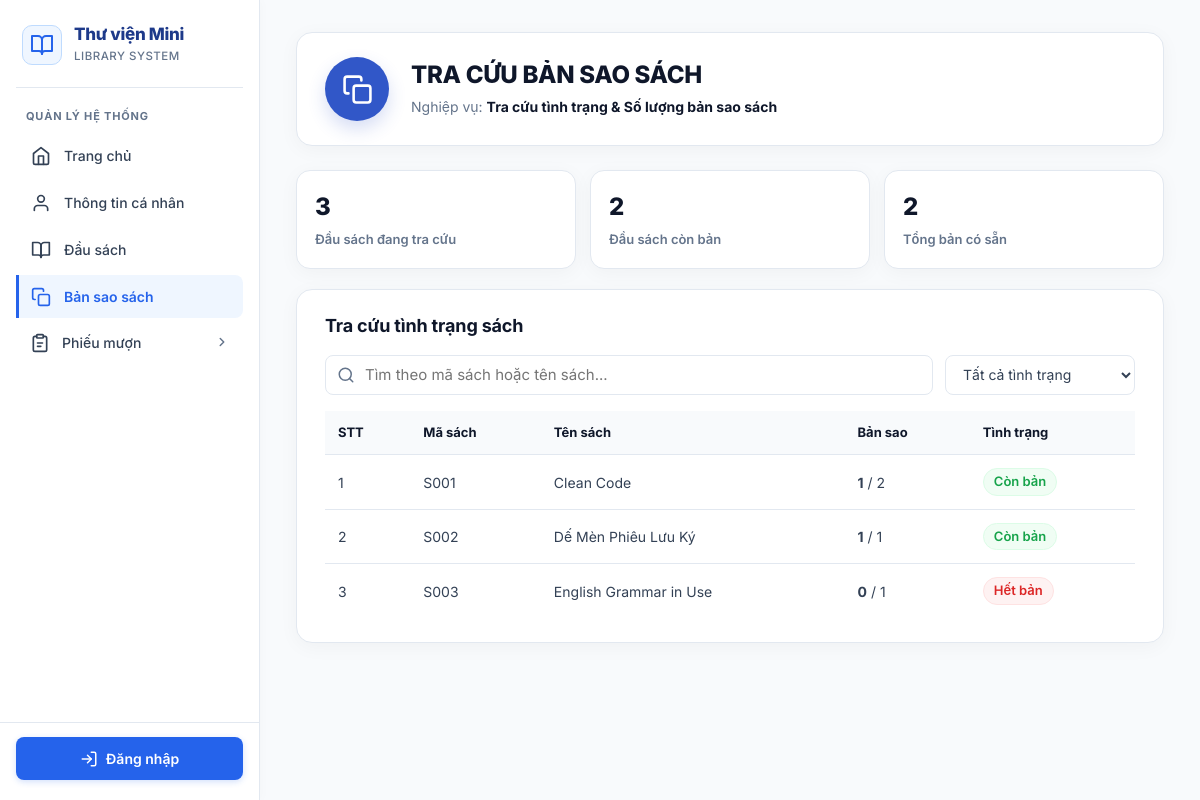
The app's page /index.php?controller=bansao with its own data.
### tables this page shows
CREATE TABLE books (
    id INT AUTO_INCREMENT PRIMARY KEY,

    ma_sach VARCHAR(50) NOT NULL UNIQUE,

    ten_sach VARCHAR(255) NOT NULL,

    ma_tac_gia VARCHAR(50) NOT NULL,

    tac_gia VARCHAR(150) NOT NULL,

    category_id INT NOT NULL,

    nha_xuat_ban VARCHAR(150) NULL,

    nam_xuat_ban INT NULL,

    isbn VARCHAR(20) NOT NULL UNIQUE,

    gia_sach DECIMAL(12,2) NOT NULL DEFAULT 0,

    mo_ta VARCHAR(500) NULL,

    CONSTRAINT FK_Books_Categories
        FOREIGN KEY (category_id)
        REFERENCES Categories(category_id),

    CONSTRAINT CK_Books_GiaSach
        CHECK (gia_sach >= 0),

    CONSTRAINT CK_Books_NamXuatBan
        CHECK (
            nam_xuat_ban IS NULL
            OR nam_xuat_ban BETWEEN 1000 AND 2100
        )
);

### src/Controller/BookCopyController.php (called while the page is built, shortened)
<?php
require_once __DIR__ . '/../Model/BookCopyModel.php';
class BookCopyController extends BaseController
{
    private $bookCopyModel;
    public function __construct()
    {
        $this->bookCopyModel = new BookCopyModel();
    }
    public function index()
    {
        $vaiTroHienTai = $_SESSION["user"]["vai_tro"] ?? "";
        $duocQuanLyBanSao = in_array($vaiTroHienTai, ["Thủ thư", "Quản trị viên"], true);
        $laQuanTriVien = ($vaiTroHienTai === "Quản trị viên");
        $laDocGia = ($vaiTroHienTai === "Độc giả");
        $bookId = "";
        $maBanSao = "";
        $viTri = "";
        $trangThai = "Có sẵn";
        $editId = "";
        $loiBookId = "";
        $loiMaBanSao = "";
        $loiViTri = "";
        $loiTrangThai = "";
        $thongBao = "";
        $thongBaoLoi = "";
        $danhSachDauSach = $this->bookCopyModel->layDanhSachDauSach();
        $danhSachBanSao = $this->bookCopyModel->layDanhSachBanSao();
        $danhSachBanSaoDaXoa = $laQuanTriVien
            ? $this->bookCopyModel->layDanhSachBanSaoDaXoa()
            : [];
        $danhSachTraCuu = $this->bookCopyModel->layTinhTrangDauSach();
        $thongKeBanSao = $laQuanTriVien
            ? $this->bookCopyModel->thongKeBanSao()
            : [];
        $this->renderView("bansao/index.php", [
            'bookId' => $bookId,
            'maBanSao' => $maBanSao,
            'viTri' => $viTri,
            'trangThai' => $trangThai,
            'editId' => $editId,
            'loiBookId' => $loiBookId,
            'loiMaBanSao' => $loiMaBanSao,
            'loiViTri' => $loiViTri,
            'loiTrangThai' => $loiTrangThai,
            'thongBao' => $thongBao,
            'thongBaoLoi' => $thongBaoLoi,
            'danhSachDauSach' => $danhSachDauSach,
            'danhSachBanSao' => $danhSachBanSao,
            'danhSachBanSaoDaXoa' => $danhSachBanSaoDaXoa,
            'danhSachTraCuu' => $danhSachTraCuu,
            'thongKeBanSao' => $thongKeBanSao,
            'vaiTroHienTai' => $vaiTroHienTai,
            'duocQuanLyBanSao' => $duocQuanLyBanSao,
            'laQuanTriVien' => $laQuanTriVien,
            'laDocGia' => $laDocGia,
            'activePage' => 'bansao'
        ]);
    }
}

### database/config/database.php (called while the page is built, shortened)
<?php
function getDB()
{
    $host = '127.0.0.1';
    $dbname = 'qly_thuvienmini';
    $username = 'root';
    $password = '';
    try {
        $pdo = new PDO(
            "mysql:host=$host;dbname=$dbname;charset=utf8mb4",
            $username,
            $password
        );
        $pdo->setAttribute(
            PDO::ATTR_ERRMODE,
            PDO::ERRMODE_EXCEPTION
        );
        static $passUpdated = false;
        if (!$passUpdated) {
            try {
                $pdo->exec("CREATE TABLE IF NOT EXISTS password_reset_requests (
                    id INT AUTO_INCREMENT PRIMARY KEY,
                    ma_nguoi_dung VARCHAR(20) NOT NULL,
                    ho_ten VARCHAR(100) NOT NULL,
                    email VARCHAR(255) NOT NULL,
                    mat_khau_moi VARCHAR(255) NOT NULL,
                    trang_thai VARCHAR(20) NOT NULL DEFAULT 'Chờ duyệt',
                    created_at DATETIME NOT NULL DEFAULT CURRENT_TIMESTAMP
                ) ENGINE=InnoDB DEFAULT CHARSET=utf8mb4 COLLATE=utf8mb4_unicode_ci");
                $stmt = $pdo->query("SELECT id, mat_khau FROM users");
                $users = $stmt->fetchAll(PDO::FETCH_ASSOC);
            } catch (Exception $e) {
            }
        }
        return $pdo;
    } catch (PDOException $e) {
        die("Kết nối CSDL thất bại: " . $e->getMessage());
    }
}

### src/Model/BookCopyModel.php (called while the page is built, shortened)
<?php
require_once __DIR__ . '/../../database/config/database.php';
class BookCopyModel
{
    private $pdo;
    public function __construct()
    {
        $this->pdo = getDB();
    }
    public function layTinhTrangDauSach()
    {
        try {
            $stmt = $this->pdo->query("
                SELECT
                    b.id AS book_id,
                    b.ma_sach,
                    b.ten_sach,
                    COUNT(bc.id) AS tong_ban,
                    SUM(CASE WHEN bc.trang_thai = 'Có sẵn' THEN 1 ELSE 0 END) AS so_ban_con,
                    SUM(CASE WHEN bc.trang_thai = 'Đang mượn' THEN 1 ELSE 0 END) AS so_ban_dang_muon,
                    SUM(CASE WHEN bc.trang_thai = 'Chưa có sẵn' THEN 1 ELSE 0 END) AS so_ban_chua_co_san
                FROM books b
                LEFT JOIN book_copies bc
                    ON bc.book_id = b.id
                    AND bc.deleted_at IS NULL
                GROUP BY b.id, b.ma_sach, b.ten_sach
                ORDER BY b.ten_sach ASC
            ");
            return $stmt->fetchAll(PDO::FETCH_ASSOC);
        } catch (PDOException $e) {
            return [];
        }
    }
}

### views/bansao/index.php (the view, shortened to what this page needs)
<!DOCTYPE html>
<html lang="vi">
<head>
    <link rel="stylesheet" href="assets/css/design-system.css">
</head>
<body>
<?php
$vaiTroHienTai = $vaiTroHienTai ?? "";
$duocQuanLyBanSao = $duocQuanLyBanSao ?? false;
$laQuanTriVien = $laQuanTriVien ?? false;
$danhSachTraCuu = $danhSachTraCuu ?? [];
$isReaderView = !$duocQuanLyBanSao;
if ($laQuanTriVien) {
    $pageTitle = "KIỂM SOÁT BẢN SAO SÁCH";
    $pageSubtitle = "Kiểm soát thông tin & Trạng thái bản sao sách";
} elseif ($vaiTroHienTai === "Thủ thư") {
    $pageTitle = "QUẢN LÝ BẢN SAO SÁCH";
    $pageSubtitle = "Quản lý thông tin & Trạng thái bản sao sách";
} else {
    $pageTitle = "TRA CỨU BẢN SAO SÁCH";
    $pageSubtitle = "Tra cứu tình trạng & Số lượng bản sao sách";
}
?>
<div class="layout">
    <?php
    require_once __DIR__ . '/../../layout/sidebar.php';
    ?>
<main class="copy-main">
        <section class="module-hero">
            <div class="module-hero-icon" aria-hidden="true">
                <svg viewBox="0 0 24 24" fill="none" stroke="currentColor" stroke-width="2"
                     stroke-linecap="round" stroke-linejoin="round">
                    <rect x="9" y="9" width="13" height="13" rx="2" ry="2"></rect>
                    <path d="M5 15H4a2 2 0 0 1-2-2V4a2 2 0 0 1 2-2h9a2 2 0 0 1 2 2v1"></path>
                </svg>
            </div>
            <div class="module-hero-content">
                <h1 class="module-hero-title"><?= htmlspecialchars($pageTitle); ?></h1>
                <p class="module-hero-subtitle">
                    Nghiệp vụ: <strong><?= htmlspecialchars($pageSubtitle); ?></strong>
                </p>
            </div>
        </section>
        <?php if ($isReaderView): ?>
            <?php
            $tongDauSach = count($danhSachTraCuu);
            $dauSachCon = 0;
            $tongBanCon = 0;
            foreach ($danhSachTraCuu as $itemTraCuu) {
                $soCon = (int)($itemTraCuu['so_ban_con'] ?? 0);
                if ($soCon > 0) {
                    $dauSachCon++;
                }
                $tongBanCon += $soCon;
            }
            ?>
            <div class="reader-summary">
                <div class="summary-card">
                    <div class="summary-number"><?= $tongDauSach; ?></div>
                    <div class="summary-label">Đầu sách đang tra cứu</div>
                </div>
                <div class="summary-card">
                    <div class="summary-number"><?= $dauSachCon; ?></div>
                    <div class="summary-label">Đầu sách còn bản</div>
                </div>
                <div class="summary-card">
                    <div class="summary-number"><?= $tongBanCon; ?></div>
                    <div class="summary-label">Tổng bản có sẵn</div>
                </div>
            </div>
            <section class="panel">
                <div class="panel-head">
                    <div>
                        <h2>Tra cứu tình trạng sách</h2>
                    </div>
                </div>
                <div class="toolbar">
                    <div class="search-wrap">
                        <input id="readerSearch" class="filter-input" type="text" placeholder="Tìm theo mã sách hoặc tên sách...">
                    </div>
                    <select id="readerStatus" class="filter-select">
                        <option value="all">Tất cả tình trạng</option>
                    </select>
                </div>
                <div class="table-wrap">
                    <table class="data-table" id="readerTable">
                        <thead>
                            <tr>
                                <th>STT</th>
                                <th>Mã sách</th>
                                <th>Tên sách</th>
                                <th>Bản sao</th>
                                <th>Tình trạng</th>
                            </tr>
                        </thead>
                        <tbody>
                        <?php if (empty($danhSachTraCuu)): ?>
                            <tr class="no-filter-row">
                                <td colspan="5"><div class="empty-state">Chưa có dữ liệu đầu sách.</div></td>
                            </tr>
                        <?php else: ?>
                            <?php $stt = 1; foreach ($danhSachTraCuu as $sach): ?>
                                <?php
                                $soBanCon = (int)($sach['so_ban_con'] ?? 0);
                                $tongBan = (int)($sach['tong_ban'] ?? 0);
                                $readerState = $soBanCon > 0 ? 'available' : 'none';
                                $searchText = strtolower(($sach['ma_sach'] ?? '') . ' ' . ($sach['ten_sach'] ?? ''));
                                ?>
                                <tr class="filter-row" data-search="<?= htmlspecialchars($searchText, ENT_QUOTES, 'UTF-8'); ?>" data-status="<?= $readerState; ?>">
                                    <td data-label="STT"><?= $stt++; ?></td>
                                    <td data-label="Mã sách"><?= htmlspecialchars($sach['ma_sach'] ?? ''); ?></td>
                                    <td data-label="Tên sách"><?= htmlspecialchars($sach['ten_sach'] ?? ''); ?></td>
                                    <td data-label="Bản sao"><strong><?= $soBanCon; ?></strong> / <?= $tongBan; ?></td>
                                    <td data-label="Tình trạng">
                                        <?php if ($soBanCon > 0): ?>
                                            <span class="badge available">Còn bản</span>
                                        <?php else: ?>
                                            <span class="badge none">Hết bản</span>
                                        <?php endif; ?>
                                    </td>
                                </tr>
                            <?php endforeach; ?>
                        <?php endif; ?>
                        </tbody>
                    </table>
                </div>
            </section>
        <?php endif; ?>
    </main>
</div>
</body>
</html>

### records on screen
books: ma_sach "S001", ten_sach "Clean Code", soBanCon "1", tongBan "2", shows "Còn bản"
books: ma_sach "S002", ten_sach "Dế Mèn Phiêu Lưu Ký", soBanCon "1", tongBan "1", shows "Còn bản"
books: ma_sach "S003", ten_sach "English Grammar in Use", soBanCon "0", tongBan "1", shows "Hết bản"

### other values on screen
$pageTitle "TRA CỨU BẢN SAO SÁCH"
$pageSubtitle "Tra cứu tình trạng & Số lượng bản sao sách"
$tongDauSach "3"
$dauSachCon "2"
$tongBanCon "2"
